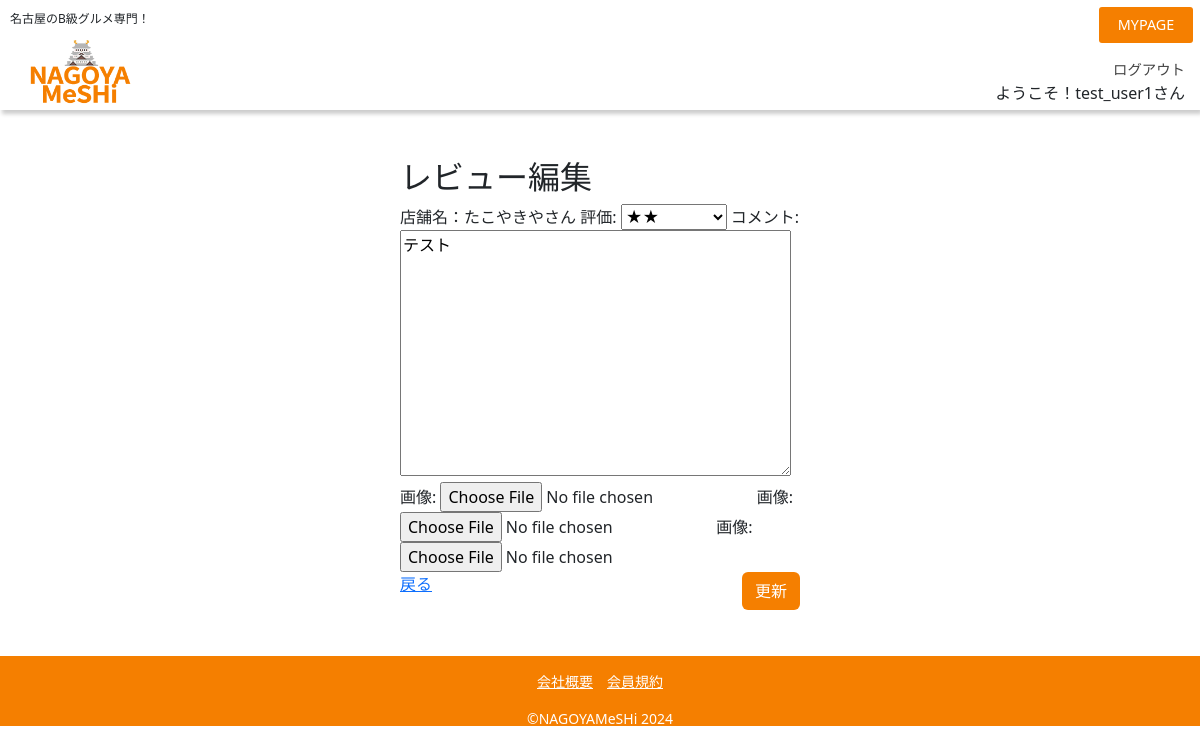
The app's page /general/review_update/2/ (signed in) with its own data.
### commondb/models/user.py (models this page shows, shortened)
class User(AbstractUser):
    is_paid_member = models.BooleanField(verbose_name='有料会員', default=False)
    is_manage_member = models.BooleanField(verbose_name='管理者', default=False)
    class Meta:
        verbose_name = 'ユーザー'
        verbose_name_plural = 'ユーザー一覧'

### commondb/models/restaurant.py (models this page shows, shortened)
class Restaurant(models.Model):
    name = models.CharField(max_length=100, verbose_name="店舗名")
    name_alphabet = models.CharField(max_length=100, validators=[RegexValidator(r'^[a-zA-Z]+$')], verbose_name="店舗名アルファベット表記")
    genre = models.ForeignKey(Genre, on_delete=models.CASCADE, verbose_name="カテゴリー")
    address = models.CharField(max_length=100, verbose_name="所在地")
    area = models.ForeignKey(Area, on_delete=models.CASCADE, verbose_name="エリア")
    phone = models.CharField(max_length=20, verbose_name="電話番号")
    time = models.CharField(max_length=100, verbose_name="営業時間")
    price_low = models.CharField(max_length=5 ,verbose_name="下限価格")
    price_high = models.CharField(max_length=5, verbose_name="上限価格")
    image = models.ImageField(upload_to='restaurant_images', null=True, blank=True, verbose_name="画像")
    information = models.TextField(max_length=300, verbose_name="お店の説明")

### commondb/models/review.py (models this page shows, shortened)
class Review(models.Model):
    restaurant = models.ForeignKey(Restaurant, verbose_name="店名", on_delete=models.CASCADE)
    user = models.ForeignKey(User, verbose_name="ユーザー名", null=True, on_delete=models.CASCADE)
    visit_date = models.DateField(verbose_name="訪問日")
    rating = models.IntegerField(choices=[(1, '★'), (2, '★★'), (3, '★★★'), (4, '★★★★'), (5, '★★★★★')], verbose_name="評価")
    comment = models.TextField(verbose_name="コメント")
    image1 = models.ImageField(upload_to='review_images/', null=True, blank=True, verbose_name="画像")
    image2 = models.ImageField(upload_to='review_images/', null=True, blank=True, verbose_name="画像")
    image3 = models.ImageField(upload_to='review_images/', null=True, blank=True, verbose_name="画像")

### general/views/review_view.py (the view, shortened to what this page needs)
# urls.py: path('general/review_update/<int:pk>/', ReviewUpdateView.as_view(), name="review_update"),
class ReviewUpdateView(LoginRequiredMixin, UpdateView):
    model = Review
    template_name = 'general/review_update.html'
    fields = ['rating', 'comment', 'image1', 'image2', 'image3']
    def get_context_data(self, **kwargs: Any):
        context = super().get_context_data(**kwargs)
        review_id = self.kwargs.get('pk')
        context['review_id'] = review_id
        review = self.get_object()
        context['restaurant_name'] = review.restaurant.name
        return context

### templates/general/review_update.html (shortened to what this page needs)
{% extends "base.html" %}
{% load bootstrap %}
{% block head %}<link href="https://cdn.jsdelivr.net/npm/bootstrap@5.3.0-alpha3/dist/css/bootstrap.min.css" rel="stylesheet">
{% endblock %}
{% block content %}
<div class="form_container mt-5">
    <h2>レビュー編集</h2>
    <form method="post" enctype="multipart/form-data">
      店舗名：{{restaurant_name}}
      {{ form|bootstrap }}
      <br>
      <a href="{% url 'mypage_review_detail' pk=review_id %}">戻る</a>
      <button type="submit" class="btn" style="background-color: #F57F00; color: #FFFFFF;">更新</button>
    </form>
  </div>
{% endblock %}

### templates/base.html (shortened to what this page needs)
{% load static %}
<!DOCTYPE html>
<html lang="ja">
<head>
    <link rel="stylesheet" href="/static/css/stylesheet.css">
    <link rel="stylesheet" href="https://unpkg.com/ress/dist/ress.min.css">
    <link rel="stylesheet" type="text/css" href="https://cdn.jsdelivr.net/npm/slick-carousel@1.8.1/slick/slick.css"/>
    <link rel="stylesheet" type="text/css" href="https://cdn.jsdelivr.net/npm/slick-carousel@1.8.1/slick/slick-theme.css"/>
    {% block head %}{% endblock %}
</head>
<body>
    <header>
        <div class="logo-container">
            <p>名古屋のB級グルメ専門！</p>
            <h1><a href="{% url 'top' %}"><img src="/static/general/images/logo.png" alt="ロゴ"></a></h1>
        </div>
        {% if request.user.is_authenticated %}
        <nav>
            <a class="header_btn" href="{% url 'mypage' pk=user.id %}">MYPAGE</a>
            <a class="logout_link" href="{% url 'logout' %}">ログアウト</a>
            <p>
                ようこそ！{{user.get_username}}さん
            </p>
        </nav>
        {% endif%}
    </header>
    {% block content %}{% endblock %}
    <footer>
        <nav>
            <p><a href="{% url 'company' pk=1 %}" >会社概要</a><a href="{% url 'reguration' %}" >会員規約</a></p>
            <p>&copy;NAGOYAMeSHi 2024</p>
        </nav>
    </footer>
</body>
</html>

### static/css/stylesheet.css (style rules this page uses)
body { font-family: 'Hiragino Sans','Yu Gothic','Arial Narrow', Arial, sans-serif; }
h2 { font-size: 1rem; color: #F57F00; margin-bottom: 5px; font-weight: 600; }
a { color: #444444; text-decoration: none; }
.form_container { width: 80%; max-width: 350px; margin: 30px auto; }
.form_container button { float: right; margin-bottom: 30px; }
header { display: flex; flex-direction: row; justify-content: space-between; align-items: flex-end; width: 100%; box-shadow: 2px 4px 4px rgba(0, 0, 0, 0.2); }
.logo-container { display: flex; flex-direction: column; align-items: center; padding-left: 5px; padding-top: 5px; font-size: 0.8em; height: 110px; max-width: 100%; max-height: 100%; }
.logo-container > p { display: inline; margin: 0; padding: 5px; font-size: 12px; text-wrap: nowrap; }
.logo-container > h1 > a > img { height: 80px; }
header nav { padding-right: 15px; text-align: right; }
header nav > a { text-decoration: none; font-size: 0.9em; color: #444444; padding: 0; }
header nav p { margin-bottom: 5px; }
.header_btn { position: absolute; top: 7px; right: 7px; background-color: #F57F00; color: #FFF; padding: 0.5em 1.3em; border-radius: 3px; }
input::placeholder { font-size: 0.7em; }
footer { background-color: #F57F00; width: 100%; height: 70px; margin-top: 60px; }
footer > nav { text-align: center; font-size: 14px; padding-top: 15px; }
footer p { color: #FFF; }
footer a { text-decoration: underline; color: #FFF; padding-left: 7px; padding-right: 7px; }
.form_container { max-width: 400px; margin: auto; }

### records on screen
User: get_username "test_user1"
Restaurant: name "たこやきやさん"
Review: rating "★★", comment "テスト"
